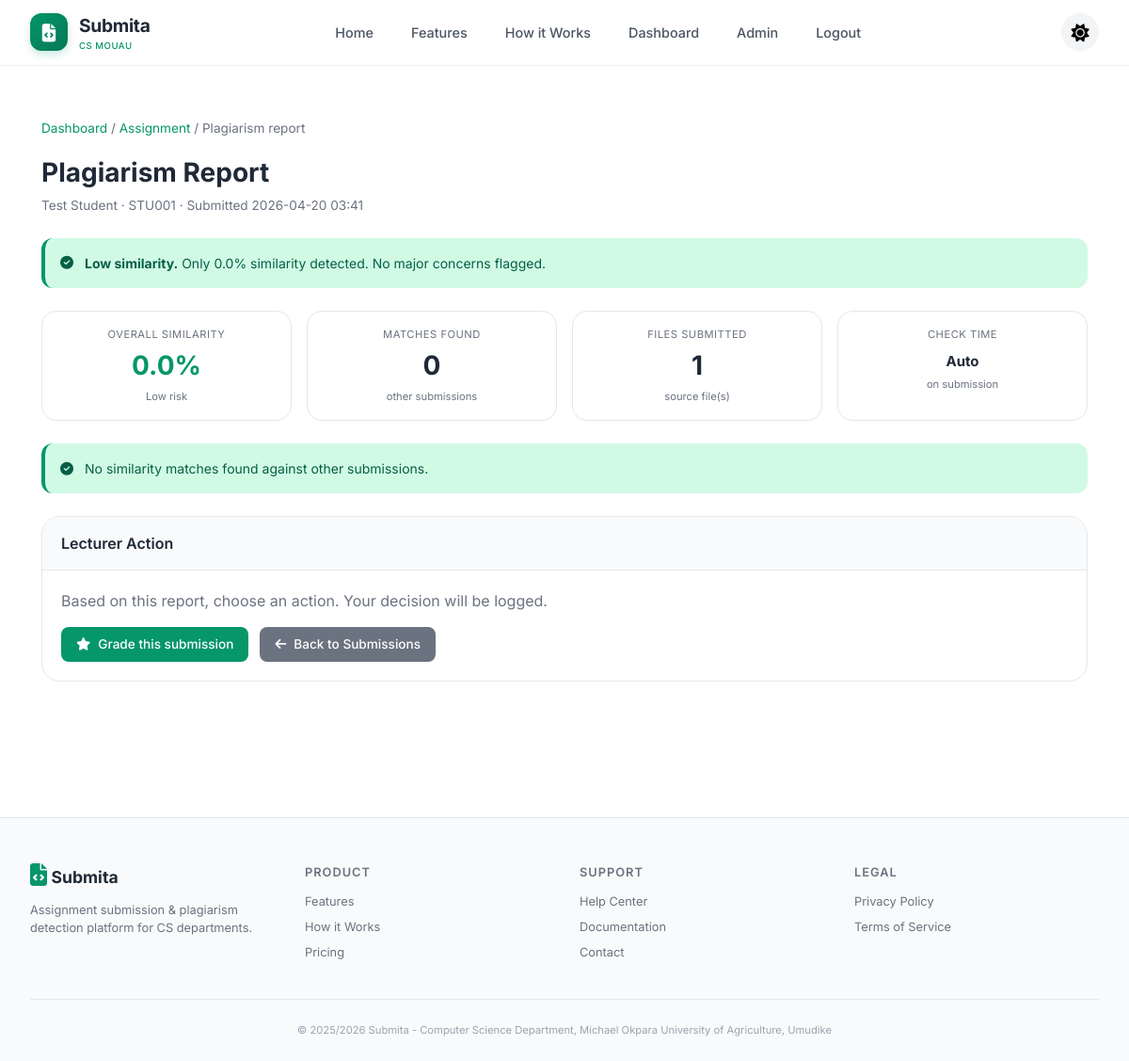
The page /plagiarism-report/1 (signed in) on the database its author committed.
### models.py (models this page shows, shortened)
class User(UserMixin, db.Model):
    __tablename__ = 'user'
    id = db.Column(db.Integer, primary_key=True)
    email = db.Column(db.String(120), unique=True, nullable=False)
    matric = db.Column(db.String(50), unique=True, nullable=False)
    name = db.Column(db.String(100), nullable=False)
    password = db.Column(db.String(200), nullable=False)
    code = db.Column(db.String(6))
    verified = db.Column(db.Boolean, default=False)
    role = db.Column(db.String(20), default=UserRole.STUDENT)
    department = db.Column(db.String(100), default='Computer Science')
    created_at = db.Column(db.DateTime, default=datetime.now)
    last_login = db.Column(db.DateTime)
    def is_admin(self):
        return self.role == UserRole.ADMIN
    def is_lecturer(self):
        return self.role == UserRole.LECTURER

class Submission(db.Model):
    __tablename__ = 'submission'
    id = db.Column(db.Integer, primary_key=True)
    assignment_id = db.Column(db.Integer, db.ForeignKey('assignment_submission.id'), nullable=False)
    student_id = db.Column(db.Integer, db.ForeignKey('user.id'), nullable=False)
    content = db.Column(db.Text)
    file_path = db.Column(db.String(500))
    original_filename = db.Column(db.String(200))
    file_type = db.Column(db.String(50))
    github_url = db.Column(db.String(500))
    submitted_at = db.Column(db.DateTime, default=datetime.now)
    plagiarism_score = db.Column(db.Float, default=0.0)
    grade = db.Column(db.Float)
    feedback = db.Column(db.Text)
    auto_graded = db.Column(db.Boolean, default=False)
    grade_breakdown = db.Column(db.Text)
    is_draft = db.Column(db.Boolean, default=False)
    draft_saved_at = db.Column(db.DateTime)
    resubmission_count = db.Column(db.Integer, default=0)
    last_resubmitted_at = db.Column(db.DateTime)
    student = db.relationship('User', backref='submissions', foreign_keys=[student_id])
    assignment = db.relationship('AssignmentSubmission', backref='submissions', foreign_keys=[assignment_id])

### app.py (the view)
@app.route("/plagiarism-report/<int:submission_id>")
@login_required
def plagiarism_report(submission_id):
    submission = Submission.query.get_or_404(submission_id)
    if not (current_user.is_lecturer() or current_user.is_admin()):
        flash("Access denied.", "danger")
        return redirect(url_for("dashboard"))
    sub_data = {
        'id': submission.id,
        'student_name': submission.student.name,
        'student_id': submission.student.matric,
        'submitted_at': submission.submitted_at.strftime('%Y-%m-%d %H:%M'),
        'max_similarity': submission.plagiarism_score,
        'files': [submission.original_filename] if submission.file_path else [],
        'flagged': submission.plagiarism_score > 30
    }
    return render_template(
        "plagiarism_report.html",
        sub=sub_data,
        results=[],
        submission=submission
    )

### app.py (called while the page is built)
@login_manager.user_loader
def load_user(user_id):
    return User.query.get(int(user_id))

### templates/plagiarism_report.html (shortened to what this page needs)
{% extends "base.html" %}
{% block content %}
<div class="container" style="max-width: 1200px; margin: 0 auto; padding: 1.5rem;">
    <div class="breadcrumb">
        <a href="{{ url_for('lecturer_dashboard') }}">Dashboard</a> /
        <a href="{{ url_for('manage_assignment', assignment_id=submission.assignment_id if submission else '#') }}">Assignment</a> /
        Plagiarism report
    </div>
    <div class="page-title">Plagiarism Report</div>
    <div class="page-sub">{{ sub.student_name }} · {{ sub.student_id }} · Submitted {{ sub.submitted_at }}</div>
    {% set sim = sub.max_similarity %}
    {% if sim >= 60 %}
    <div class="alert alert-danger">
        <i class="fas fa-exclamation-triangle"></i>
        <div><strong>High similarity detected.</strong> This submission matches {{ sim }}% of content from other submissions. Manual review is strongly recommended before grading.</div>
    </div>
    {% elif sim >= 30 %}
    <div class="alert alert-warning">
        <i class="fas fa-info-circle"></i>
        <div><strong>Moderate similarity.</strong> {{ sim }}% similarity detected. Review the highlighted sections below.</div>
    </div>
    {% else %}
    <div class="alert alert-success">
        <i class="fas fa-check-circle"></i>
        <div><strong>Low similarity.</strong> Only {{ sim }}% similarity detected. No major concerns flagged.</div>
    </div>
    {% endif %}
    <div class="stats-grid">
        <div class="stat-card">
            <div class="stat-label">Overall similarity</div>
            <div class="stat-val" style="color:{% if sim >= 60 %}#dc2626{% elif sim >= 30 %}#f59e0b{% else %}#059669{% endif %};">
                {{ "%.1f"|format(sim) }}%
            </div>
            <div class="stat-sub">{% if sim >= 60 %}High risk{% elif sim >= 30 %}Moderate{% else %}Low risk{% endif %}</div>
        </div>
        <div class="stat-card">
            <div class="stat-label">Matches found</div>
            <div class="stat-val">{{ results|length }}</div>
            <div class="stat-sub">other submissions</div>
        </div>
        <div class="stat-card">
            <div class="stat-label">Files submitted</div>
            <div class="stat-val">{{ sub.files|length }}</div>
            <div class="stat-sub">source file(s)</div>
        </div>
        <div class="stat-card">
            <div class="stat-label">Check time</div>
            <div class="stat-val" style="font-size: 15px; padding-top: 6px;">Auto</div>
            <div class="stat-sub">on submission</div>
        </div>
    </div>
    {% if results %}
    <div class="card">
        <div class="card-head">
            <div class="card-title">Similarity Breakdown</div>
        </div>
        <div class="card-body">
            {% for r in results %}
            <div style="margin-bottom: 1rem;">
                <div style="display: flex; justify-content: space-between; margin-bottom: 0.25rem;">
                    <div>
                        <span style="font-weight: 500;">{{ r.other_student_name }}</span>
                        <span style="font-size: 0.75rem; color: #6b7280; margin-left: 0.5rem;">{{ r.other_student_id }}</span>
                    </div>
                    <span style="font-weight: 600; color: {% if r.similarity >= 60 %}#dc2626{% elif r.similarity >= 30 %}#f59e0b{% else %}#059669{% endif %};">
                        {{ r.similarity }}%
                    </span>
                </div>
                <div class="progress-bar">
                    <div class="progress-fill" style="width: {{ r.similarity }}%; background: {% if r.similarity >= 60 %}#dc2626{% elif r.similarity >= 30 %}#f59e0b{% else %}#059669{% endif %};"></div>
                </div>
            </div>
            {% endfor %}
        </div>
    </div>
    {% else %}
    <div class="alert alert-success">
        <i class="fas fa-check-circle"></i>
        <div>No similarity matches found against other submissions.</div>
    </div>
    {% endif %}
    <div class="card">
        <div class="card-head">
            <div class="card-title">Lecturer Action</div>
        </div>
        <div class="card-body">
            <p style="margin-bottom: 1rem; color: #6b7280;">Based on this report, choose an action. Your decision will be logged.</p>
            <div style="display: flex; gap: 0.75rem; flex-wrap: wrap;">
                <a href="{{ url_for('grade_submission', submission_id=submission.id) }}" class="btn btn-primary">
                    <i class="fas fa-star"></i> Grade this submission
                </a>
                <a href="{{ url_for('manage_assignment', assignment_id=submission.assignment_id) }}" class="btn btn-secondary">
                    <i class="fas fa-arrow-left"></i> Back to Submissions
                </a>
            </div>
        </div>
    </div>
</div>
{% endblock %}

### static/css/style.css (style rules this page uses)
:root { --primary: #059669; --primary-dark: #047857; --primary-light: #10b981; --secondary: #6b7280; --dark: #1f2937; --light: #f9fafb; --gray: #6b7280; --gray-light: #e5e7eb; --danger: #ef4444; --warning: #f59e0b; --success: #10b981; --info: #3b82f6; --white: #ffffff; --black: #111827; }
* { margin: 0; padding: 0; box-sizing: border-box; }
body { font-family: 'Inter', sans-serif; color: var(--dark); line-height: 1.5; background: var(--white); transition: background-color 0.3s ease, color 0.3s ease; }
.container { max-width: 1200px; margin: 0 auto; padding: 0 20px; }
.alert { padding: 1rem 1.2rem; border-radius: 12px; margin-bottom: 1rem; font-size: 0.875rem; }
.alert-success { background: #f0fdf4; border-left: 4px solid #059669; color: #065f46; }

### templates/plagiarism_report.html (style rules this page uses)
.breadcrumb { font-size: 0.85rem; color: #6b7280; margin-bottom: 1rem; }
.breadcrumb a { color: #059669; text-decoration: none; }
.page-title { font-size: 1.75rem; font-weight: 700; color: #1f2937; margin-bottom: 0.25rem; }
.page-sub { font-size: 0.85rem; color: #6b7280; margin-bottom: 1.5rem; }
.alert { padding: 1rem; border-radius: 12px; margin-bottom: 1.5rem; display: flex; align-items: center; gap: 0.75rem; }
.alert-success { background: #d1fae5; color: #065f46; border-left: 4px solid #059669; }
.stats-grid { display: grid; grid-template-columns: repeat(4, 1fr); gap: 1rem; margin-bottom: 1.5rem; }
.stat-card { background: white; padding: 1rem; border-radius: 16px; border: 1px solid #e5e7eb; text-align: center; }
.stat-label { font-size: 0.7rem; color: #6b7280; text-transform: uppercase; letter-spacing: 0.5px; }
.stat-val { font-size: 1.75rem; font-weight: 700; margin: 0.25rem 0; }
.stat-sub { font-size: 0.7rem; color: #6b7280; }
.card { background: white; border-radius: 20px; border: 1px solid #e5e7eb; margin-bottom: 1.5rem; overflow: hidden; }
.card-head { padding: 1rem 1.25rem; border-bottom: 1px solid #e5e7eb; background: #f9fafb; }
.card-title { font-weight: 600; font-size: 1rem; }
.card-body { padding: 1.25rem; }
.btn { padding: 0.5rem 1rem; border-radius: 8px; text-decoration: none; font-size: 0.85rem; font-weight: 500; display: inline-flex; align-items: center; gap: 0.5rem; border: none; cursor: pointer; transition: all 0.2s; }
.btn-primary { background: #059669; color: white; }
.btn-secondary { background: #6b7280; color: white; }

### rows shown on the page
User: student_name "Test Student", student_id "STU001"
Submission: plagiarism_score "0.0"

### other values the page prints
{{ sub.submitted_at }} "2026-04-20 03:41"
{{ results|length }} "0"
{{ sub.files|length }} "1"
